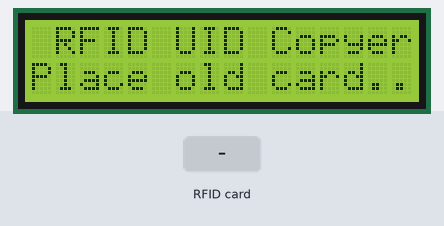
Simulated run of this sketch. Board: Arduino Uno, built with avr-gcc and run on an emulated ATmega328P. Shown: 16×2 character LCD. Inputs (shaded band) come from the test bench. What the sketch prints to the serial monitor is not drawn.

Above: at 1.3 s.
1.4 s: RFID card DE AD BE EF held to the reader
At 2.0 s:
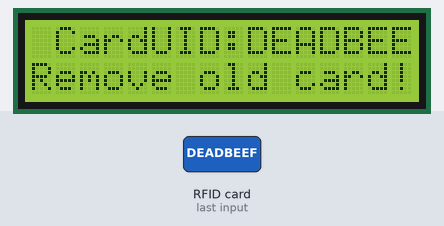
At 3.9 s:
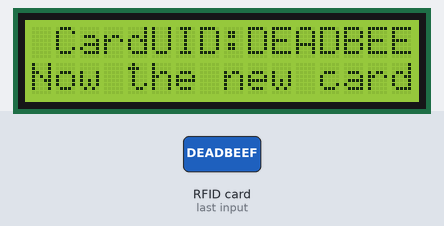
4.3 s: RFID card 5E 7A 19 C4 held to the reader
At 5.2 s:
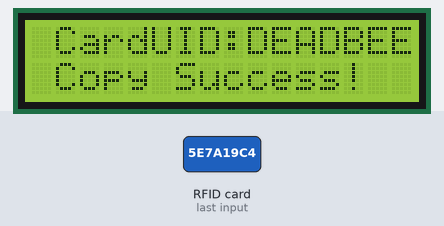
Timing chart, 0 to 7.3 s (numbered marks = the images above; inputs shaded):
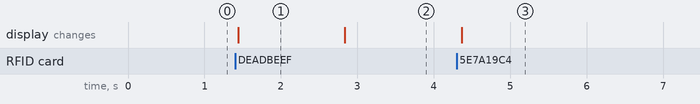

Measured:
- after the input at 1.4 s, the display: changes at once (image 1)
- after the input at 4.3 s, the display: changes after 0.07 s (image 3)
- what the display in image 1 shows lasts 1.4 s, from 1.4 s to 2.8 s

The sketch:

sketch_sep23a.ino
```cpp
#include <Wire.h>

#include <SPI.h>

#include <MFRC522.h>

#include <LiquidCrystal_I2C.h>

#define I2C_Addr 0x27  // I2C LCD的位址

LiquidCrystal_I2C lcd(I2C_Addr, 16, 2);  // set LCD address to 0x27 as 16 chars with 2 line display


#define RST_PIN 9  // Configurable, see typical pin layout above

#define SS_PIN 10  // Configurable, see typical pin layout above


MFRC522 mfrc522(SS_PIN, RST_PIN);  // Create MFRC522 instance


/* Set your new UID here! */

#define NEW_UID \
  { 0xDE, 0xAD, 0xBE, 0xEF }


MFRC522::MIFARE_Key key;


// setup()部分程式開始

void setup() {

  lcd.init();  // initialize the lcd

  lcd.backlight();

  Serial.begin(115200);  // Initialize serial communications with the PC

  while (!Serial)
    ;  // Do nothing if no serial port is opened (added for Arduinos based on ATMEGA32U4)

  SPI.begin();  // Init SPI bus

  mfrc522.PCD_Init();  // Init MFRC522 card

  Serial.println(F("Warning: this example overwrites the UID of your UID changeable card, use with care!"));

  // Prepare key - all keys are set to FFFFFFFFFFFFh at chip delivery from the factory.

  for (byte i = 0; i < 6; i++) {

    key.keyByte[i] = 0xFF;
  }

}  // setup()部分程式結束


// loop()主程式部分開始

void loop() {

  Serial.println("Please place the old card...");

  lcd.clear();

  lcd.setCursor(1, 0);

  lcd.print("RFID UID Copyer");

  lcd.setCursor(0, 1);

  lcd.print("Place old card..");

  // Look for new cards, and select one if present

  while (!mfrc522.PICC_IsNewCardPresent())

  {}

  // Select one of the cards

  if (!mfrc522.PICC_ReadCardSerial())

  {

    Serial.println("Read UID Error!!");

    lcd.setCursor(0, 1);

    lcd.print("Read UID Error!!");

    delay(1000);

    return;
  }

  // Now a card is selected. The UID and SAK is in mfrc522.uid.

  // Set new UID

  byte newUid[] = NEW_UID;

  // Dump UID

  lcd.clear();

  lcd.setCursor(1, 0);

  lcd.print("CardUID:");

  Serial.print(F("Card UID:"));

  for (byte i = 0; i < mfrc522.uid.size; i++) {

    Serial.print(mfrc522.uid.uidByte[i] < 0x10 ? " 0" : " ");

    Serial.print(mfrc522.uid.uidByte[i], HEX);

    newUid[i] = mfrc522.uid.uidByte[i];

    lcd.print(newUid[i] < 0x10 ? "0" : "");

    lcd.print(newUid[i], HEX);
  }

  Serial.println();

  Serial.println("Please remove old card!");

  Serial.println();

  lcd.setCursor(0, 1);

  lcd.print("Remove old card!");

  WaitCardLeft();

  delay(1000);

  Serial.println("Now place the new  card!");

  lcd.setCursor(0, 1);

  lcd.print("Now the new card");


  while (!mfrc522.PICC_IsNewCardPresent()) {

    delay(50);
  }

  lcd.setCursor(0, 1);

  lcd.print("New card Detect!");

  while (!mfrc522.PICC_ReadCardSerial()) {

    delay(50);
  }

  //  delay(1000);

  if (mfrc522.MIFARE_SetUid(newUid, (byte)4, true)) {

    Serial.println(F("Wrote new UID to card."));

    lcd.setCursor(0, 1);

    lcd.print(" Copy Success!  ");

  }

  else {

    Serial.println("Wrote new UID failed!!");

    lcd.setCursor(0, 1);

    lcd.print("Wrote UID failed");
  }

  delay(2000);

  WaitCardLeft();

  // Halt PICC and re-select it so DumpToSerial doesn't get confused

  mfrc522.PICC_HaltA();

  mfrc522.PCD_StopCrypto1();  // Stop encryption on PCD

  delay(1000);

}  //


//

void WaitCardLeft()

{

  byte count = 0;

  while (count < 5)

  {

    if (!mfrc522.PICC_IsNewCardPresent())

      count++;

    else

      count = 0;

    delay(50);

  }  // while迴圈結束

}  // WaitCardLeft()副程式結束
```
